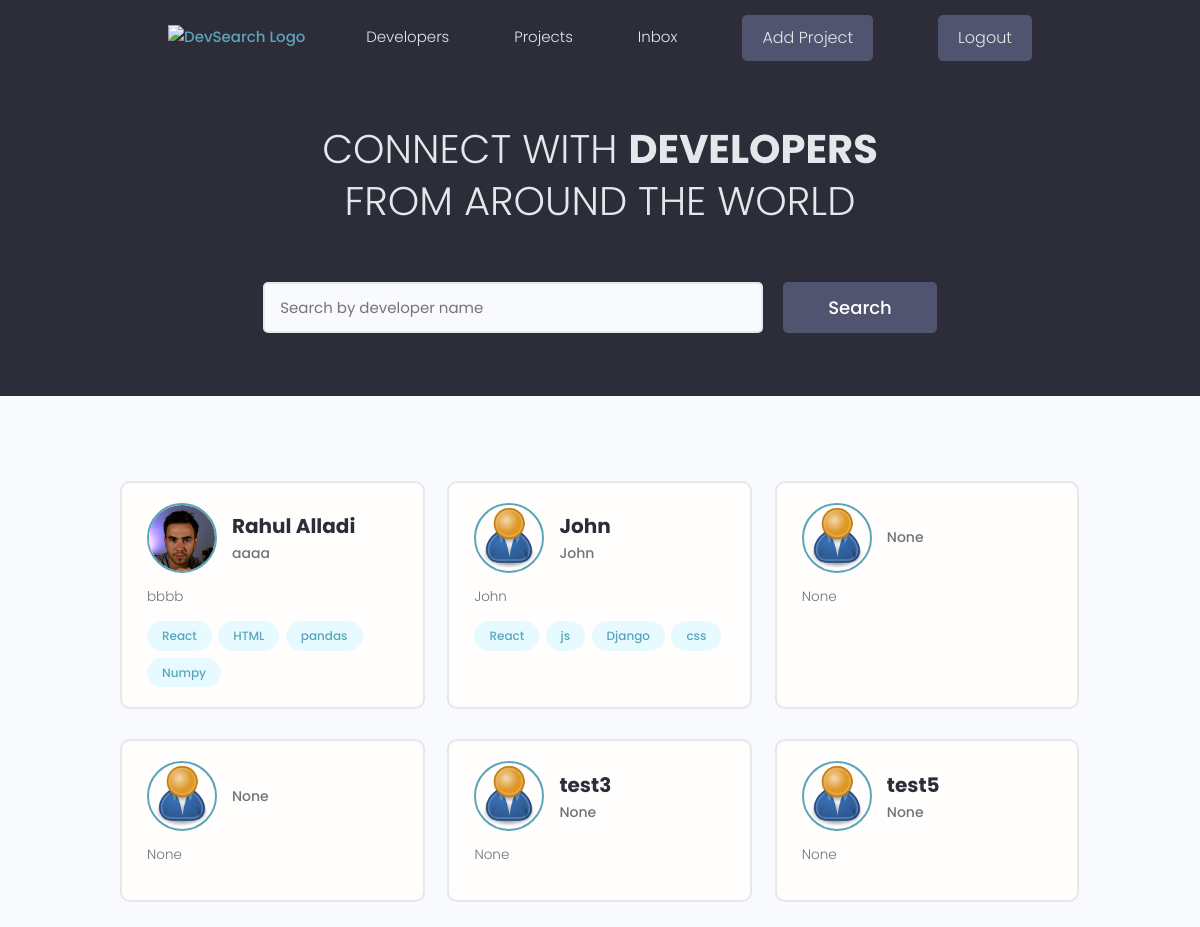
The app's page / (signed in) with its own data.
### users/models.py (models this page shows, shortened)
class Profile(models.Model):
    user = models.OneToOneField(User, on_delete=models.CASCADE, null=True,blank=True)
    name = models.CharField(max_length=200, null=True, blank=True)
    email = models.EmailField(max_length=500, null=True, blank=True)
    username = models.CharField(max_length=200, null=True, blank=True)
    location = models.CharField(max_length=200, null=True, blank=True)
    short_intro = models.CharField(max_length=200, null=True, blank=True)
    bio = models.TextField(null=True, blank=True)
    profile_image = models.ImageField(null=True, blank=True,upload_to='profiles/',default ='profiles/user-default.png')
    social_github = models.CharField(max_length=200, null=True, blank=True)
    social_twitter = models.CharField(max_length=200, null=True, blank=True)
    social_linkedin = models.CharField(max_length=200, null=True, blank=True)
    social_youtube = models.CharField(max_length=200, null=True, blank=True)
    social_website = models.CharField(max_length=200, null=True, blank=True)
    created = models.DateTimeField(auto_now_add=True)
    id = models.UUIDField(default=uuid.uuid4,unique=True,primary_key=True,editable=False)

class Skill(models.Model):
    owner = models.ForeignKey(
            Profile, on_delete=models.CASCADE,null=True, blank=True)
    name = models.CharField(max_length=200, null=True, blank=True)
    description = models.TextField(null=True, blank=True)
    created = models.DateTimeField(auto_now_add=True)
    id = models.UUIDField(default=uuid.uuid4,unique=True,primary_key=True,editable=False)
    def __str__(self):
            return str(self.name)

### users/views.py (the view)
# urls.py: path('', views.profiles, name='profiles'),
def profiles(request):
    Profiles = Profile.objects.all()
    context = {'profiles':Profiles}
    return render(request, 'users/profiles.html',context)

### users/templates/users/profiles.html (shortened to what this page needs)
{% extends 'main.html' %}
{% block content %}
  <main class="home">
    <section class="hero-section text-center">
      <div class="container container--narrow">
        <div class="hero-section__box">
          <h2>CONNECT WITH <span>DEVELOPERS</span></h2>
          <h2>FROM AROUND THE WORLD</h2>
        </div>
        <div class="hero-section__search">
          <form class="form" action="#" method="get">
            <div class="form__field">
              <input class="input input--text" id="formInput#search" type="text" name="text"
                placeholder="Search by developer name" />
            </div>
            <input class="btn btn--sub btn--lg" type="submit" value="Search" />
          </form>
        </div>
      </div>
    </section>
    <section class="devlist">
      <div class="container">
        <div class="grid grid--three">
        {% for profile in profiles %}
          <div class="column card">
            <div class="dev">
              <a href="{% url 'user-profile' profile.id %}" class="card__body">
                <div class="dev__profile">
                  <img class="avatar avatar--md" src="{{ profile.profile_image.url }}" alt="image" />
                  <div class="dev__meta">
                    <h3>{{profile.name}}</h3>
                    <h5>{{profile.short_intro|slice:"60"}}</h5>
                  </div>
                </div>
                <p class="dev__info">{{ profile.bio|slice:"150" }}</p>
                <div class="dev__skills">
                  {% for skill in profile.skill_set.all|slice:"5" %}
                  <span class="tag tag--pill tag--main">
                    <small>{{skill}}</small>
                  </span>
                  {% endfor %}
                </div>
              </a>
            </div>
          </div>
        {% endfor %}
        </div>
      </div>
    </section>
  </main>
{% endblock content %}

### static/styles/app.css (style rules this page uses)
:root { --color-sub: #2d2d39; }
.btn--sub { background-color: var(--color-sub-light); }
.card { border: 2px solid var(--color-light); }
img { width: 100%; }
.hero-section { height: 40vh; display: flex; align-items: center; background-color: var(--color-sub); }
.hero-section__box { margin-bottom: 4rem; }
.hero-section__box > h2, .hero-section__box > h2 > span { font-size: 4rem; color: var(--color-light); line-height: 1.3; text-transform: uppercase; }
.hero-section__box > h2 { font-weight: 300; }
.hero-section__box > h2 > span { font-weight: 700; }
.hero-section__search > .form { display: flex; align-items: center; justify-content: center; gap: 2rem; }
.hero-section__search > .form input.input--text { width: 50rem; }
.devlist { margin-top: 8rem; }
.devlist .grid { align-items: stretch; }
.devlist .dev .dev__profile { display: flex; align-items: center; gap: 1.5rem; }
.devlist .dev .dev__meta h3 { color: var(--color-sub); font-size: 2rem; font-weight: 700; }
.devlist .dev .dev__meta h5 { color: var(--color-text); font-size: 1.4rem; font-weight: 500; }
.devlist .dev .dev__info { margin: 1.5rem 0; font-size: 1.35rem; line-height: 1.4; text-align: justify; }

### static/uikit/styles/modules/_variables.css (style rules this page uses)
:root { --color-main: #5aa5b9; --color-main-light: #e6faff; --color-sub: #3f4156; --color-sub-light: #51546e; --color-sub-lighter: #ededfd; --color-text: #737373; --color-gray: #8b8b8b; --color-light: #e5e7eb; --color-light-gray: #767676; --color-bg: #f8fafd; --color-white: #fffefd; --color-white-light: #f3f3f3; --color-success: #359e64; --color-success-bg: #def8e8; --color-error: #fc4b0b; --color-error-bg: #fff2ee; --font-base: 'Poppins', arial, helvetica, 'Segoe UI', roboto, ubuntu, sans-serif; --font-monospace: 'Fira Code', 'Courier New', courier, monospace; --font-regular: 300; --font-medium: 500; --font-bold: 700; --generic-shadow: 1px 1px 5px #00000010; --generic-transition: all 0.3s ease-in-out; }

### static/uikit/styles/modules/_base.css (style rules this page uses)
* { margin: 0; padding: 0; box-sizing: border-box; text-rendering: optimizeLegibility; color: inherit; font-size: inherit; }
html { font-size: 50%; }
@media only screen and (min-width: 480px) { html { font-size: 56.25%; } }
@media only screen and (min-width: 1200px) { html { font-size: 62.5%; } }
body { line-height: 1.6; font-weight: 400; font-size: 1.5rem; color: var(--color-text); background-color: var(--color-bg); min-height: 100vh; }

### static/uikit/styles/modules/_typography.css (style rules this page uses)
* { font-family: var(--font-base); }
h2 { font-size: 3.6rem; font-weight: var(--font-bold); }
h3 { font-size: 3.2rem; font-weight: var(--font-medium); }
h5 { font-size: 2.4rem; font-weight: var(--font-medium); }
h5, h6 { font-weight: var(--font-regular); }
p, span, strong { font-size: 1.6rem; color: var(--color-text); font-weight: var(--font-regular); }
a { padding-bottom: 2px; text-decoration: none; display: inline-block; color: var(--color-main); font-weight: var(--font-medium); }

### static/uikit/styles/modules/_utilities.css (style rules this page uses)
.container { width: 92%; max-width: 165rem; margin: 0 auto; box-sizing: border-box; }
.container--narrow { width: 92%; max-width: 120rem; }
@media screen and (min-width: 1000px) { .container { width: 90%; } }
@media screen and (min-width: 1000px) { .container--narrow { width: 85%; } }
@media screen and (min-width: 1200px) { .container { width: 80%; } }
@media screen and (min-width: 1200px) { .container--narrow { width: 72%; } }
.text-center { text-align: center; }

### static/uikit/styles/modules/_avatar.css (style rules this page uses)
.avatar { border-radius: 50%; border: 2px solid var(--color-main); object-fit: cover; }
.avatar--md { height: 7rem; width: 7rem; }

### static/uikit/styles/modules/_button.css (style rules this page uses)
.btn { display: inline-block; position: relative; cursor: pointer; background-color: var(--color-light); font-weight: var(--font-medium); color: var(--color-sub); text-decoration: none; padding: 1rem 2rem; border-radius: 0.5rem; border: none; width: -webkit-fit-content; width: -moz-fit-content; width: fit-content; height: -webkit-fit-content; height: -moz-fit-content; height: fit-content; font-size: 1.6rem; outline-width: 0; outline-color: transparent; -webkit-backface-visibility: hidden; backface-visibility: hidden; transition: all 0.3s ease-in-out; }
.btn--sub { background-color: var(--color-sub); color: var(--color-white); }
.btn--lg { font-size: 1.8rem; padding: 1.2rem 4.5rem; }

### static/uikit/styles/modules/_card.css (style rules this page uses)
.card { border-radius: 1rem; background-color: var(--color-white); border: 1.5px solid var(--color-light); width: auto; height: auto; margin-top: 0.5rem; margin-bottom: 0.5rem; overflow: hidden; }
.card__body, .card__header { padding: 2rem 2.5rem; }

### records on screen
Profile: profile_image (picture), name "Rahul Alladi", short_intro "aaaa", bio "bbbb"
Skill: name "React"
Skill: name "HTML"
Skill: name "pandas"
Skill: name "Numpy"
Profile: profile_image (placeholder picture), name "John", short_intro "John", bio "John"
Skill: name "React"
Skill: name "js"
Skill: name "Django"
Skill: name "css"
Profile: profile_image (placeholder picture), short_intro "None", bio "None"
Profile: profile_image (placeholder picture), short_intro "None", bio "None"
Profile: profile_image (placeholder picture), name "test3", short_intro "None", bio "None"
Profile: profile_image (placeholder picture), name "test5", short_intro "None", bio "None"
